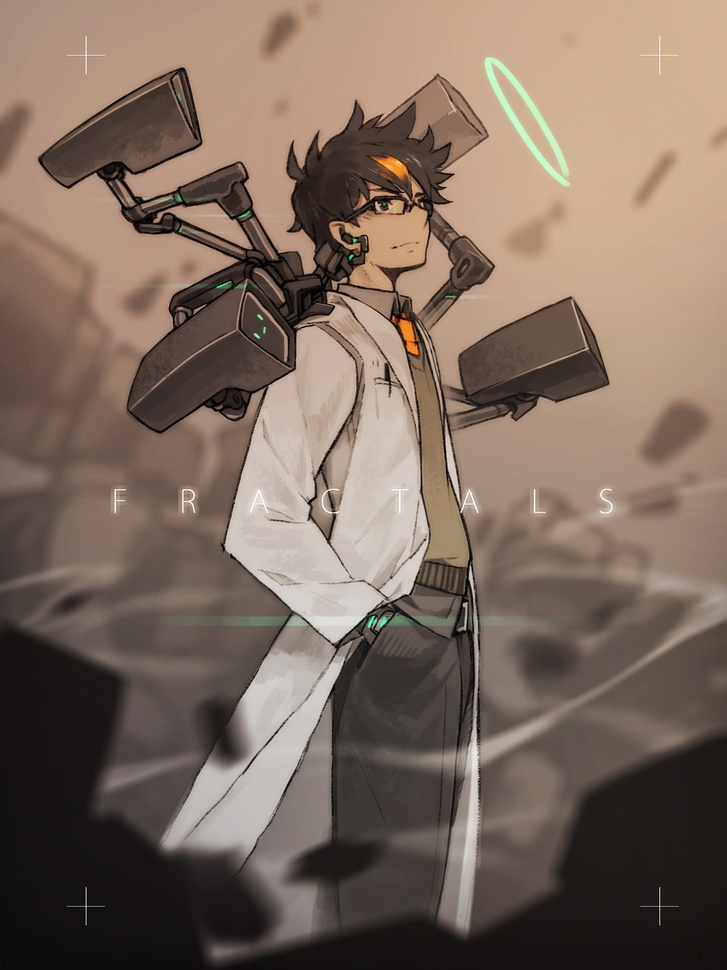
#> input picture Words.jpg, 727 x 970 px, shrunk from 900 x 1200 before the run
$ python Practica12.py
#> lines starting #> are read from the running program, lines starting #| are printed output that depends on the picture; after the words box and inside, x2 and y2 are one past the last pixel; in counts of white or black regions, pixels touching at a corner belong together
#Detección de esquinas OpenCV

import numpy as np
import cv2

img = cv2.imread('Words.jpg')
#> img is the input picture: shape (970, 727, 3); mean B, G, R 95.1, 107, 124.2
gray = cv2.cvtColor(img,cv2.COLOR_BGR2GRAY)
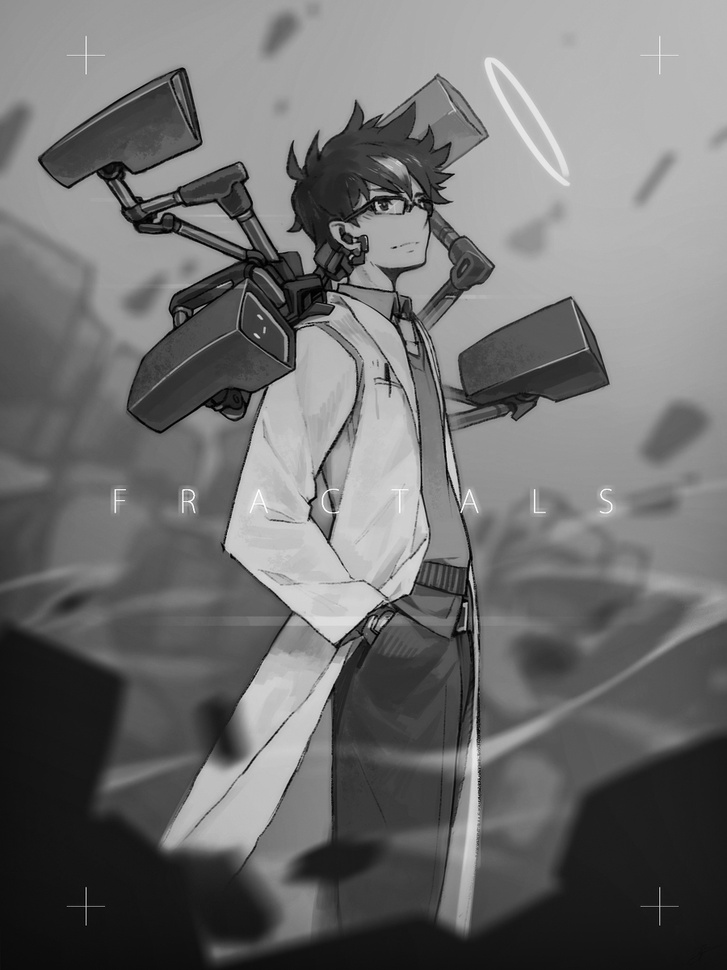
#> gray: shape (970, 727); min 0, max 255, mean 110.8
gray = np.float32(gray)

corners = cv2.goodFeaturesToTrack(gray, 100, 0.01, 10)
#> corners = 100 rows, first 8: [376, 202], [465, 629], [466, 603], [439, 191], [421, 203], [328, 492], [373, 616], [354, 242]
corners = np.int0(corners)

for corner in corners:
    x,y = corner.ravel()
    cv2.circle(img,(x,y),3,255,-1)
#> this loop made 100 passes
#> (x, y) on passes 1 to 12: (376, 202), (465, 629), (466, 603), (439, 191), (421, 203), (328, 492), (373, 616), (354, 242), (346, 278), (461, 512), (257, 315), (334, 306)
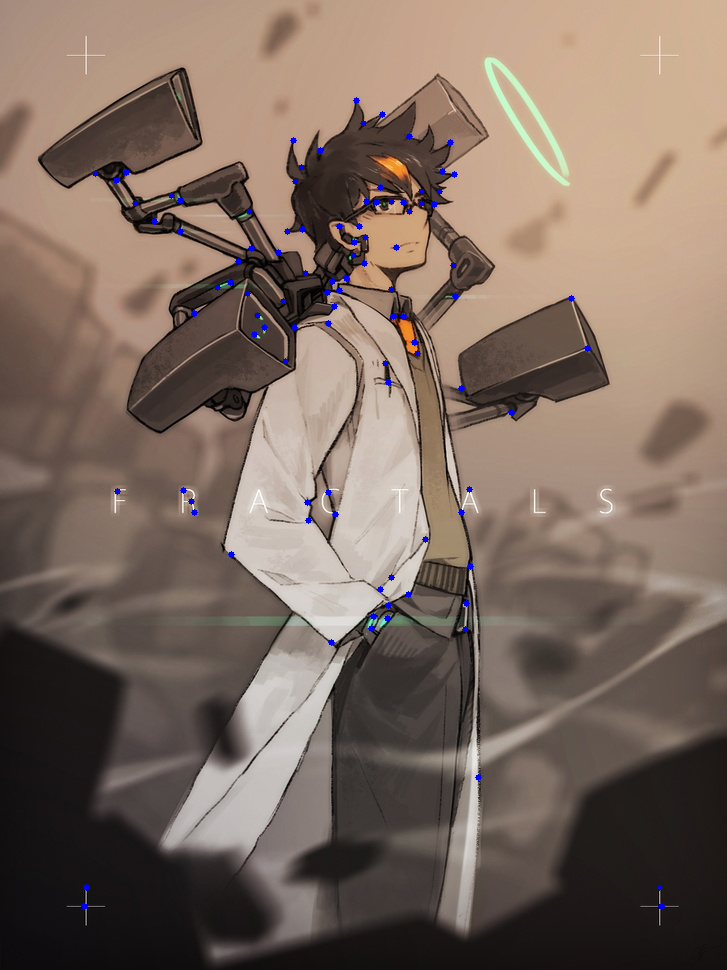
#> img: shape (970, 727, 3); 0.41% of pixels changed, all inside (x1, y1, x2, y2) = (81, 97, 665, 910)

cv2.imshow('Corner',img)
